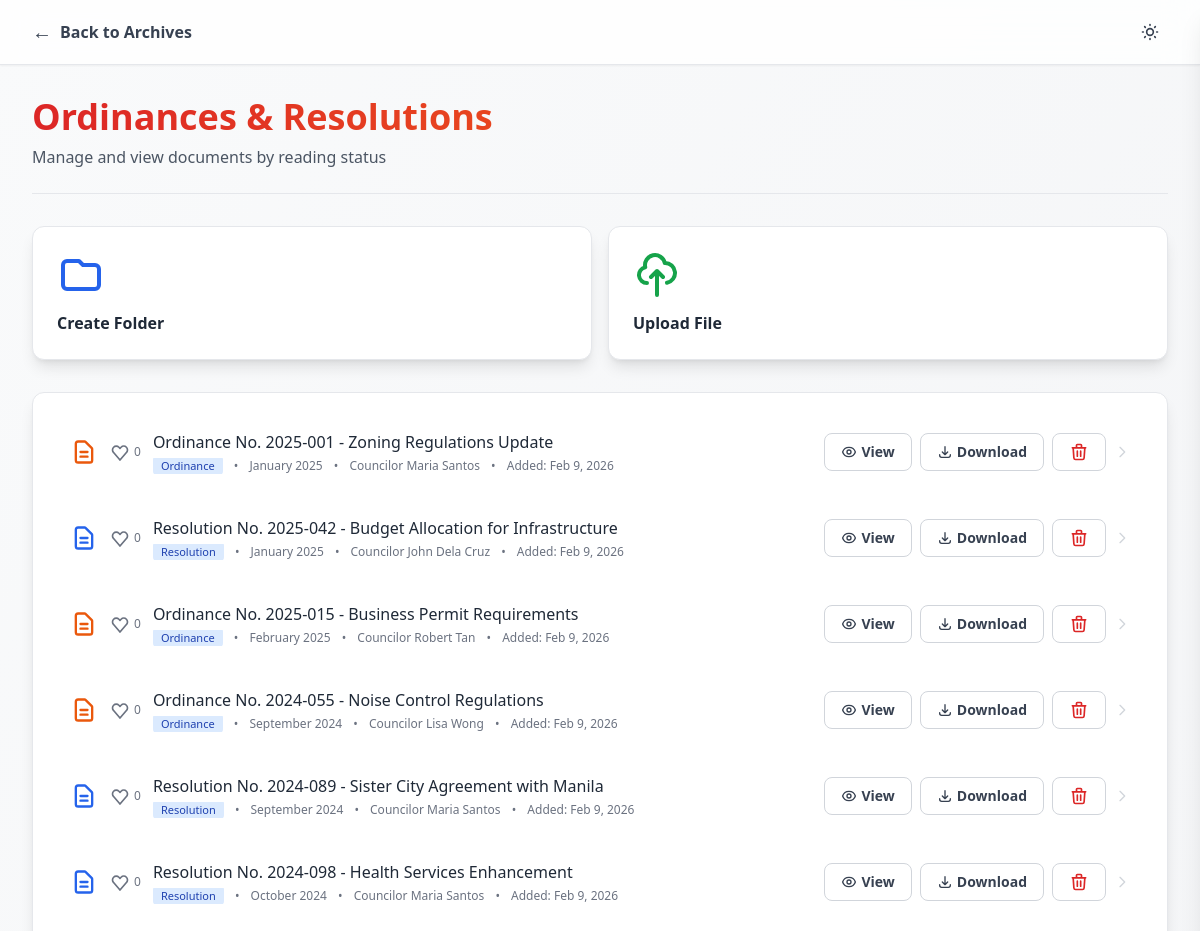
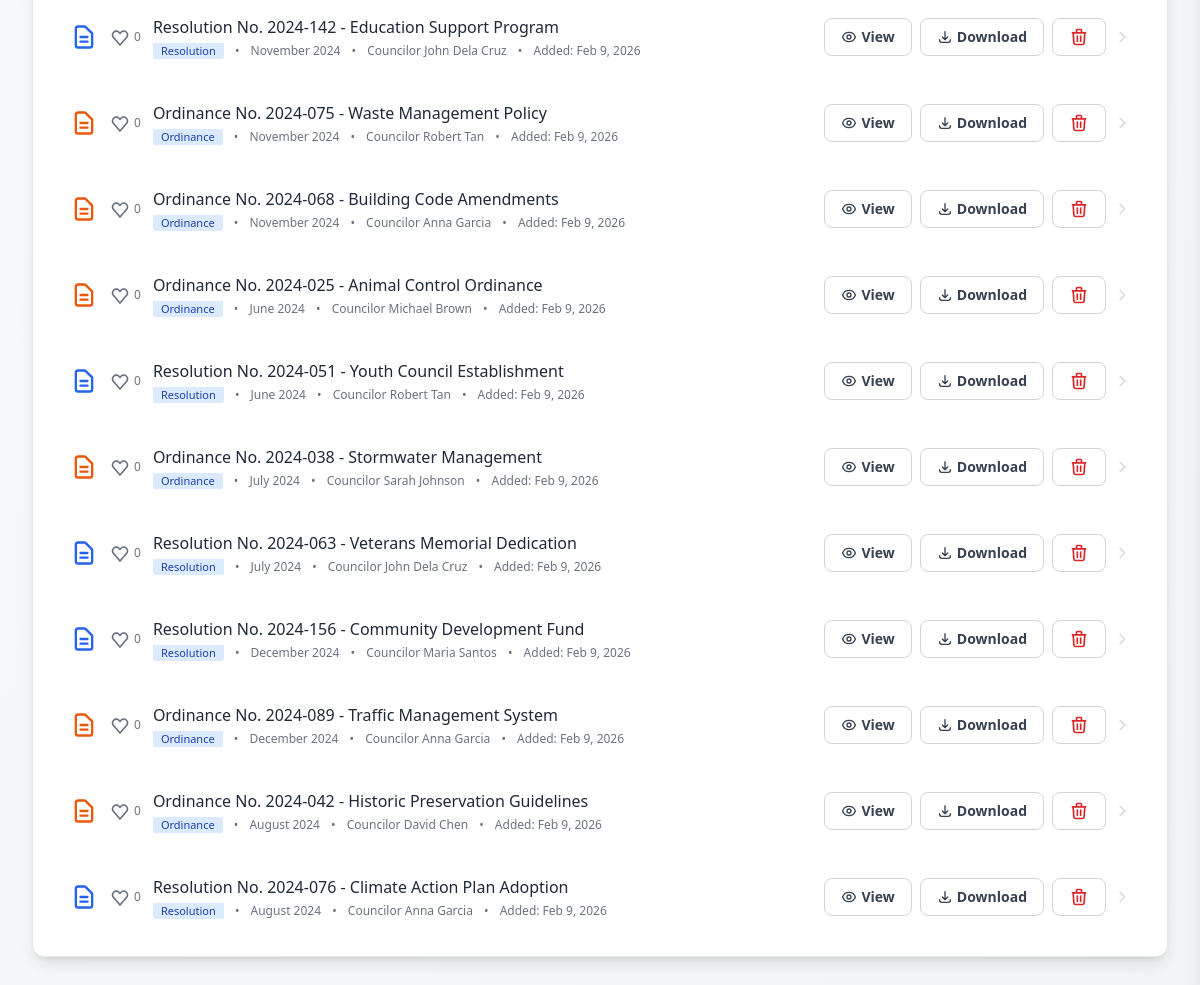
Screenshot of /ordinances-resolution.php with the database file from the repository (2 pictures, top to bottom).
### tables this page shows
CREATE TABLE legislative_records (
    id INT AUTO_INCREMENT PRIMARY KEY,
    title VARCHAR(255) NOT NULL,
    type VARCHAR(50) NOT NULL,
    month VARCHAR(20) NOT NULL,
    year YEAR NOT NULL,
    author VARCHAR(100) NOT NULL,
    file_path VARCHAR(255) NULL,
    created_at TIMESTAMP DEFAULT CURRENT_TIMESTAMP,
    last_accessed TIMESTAMP NULL
);

### ordinances-resolution.php (the view, shortened to what this page needs)
<?php
include 'authdatabase.php';
$sql = "SELECT id, title, type, month, year, author, created_at, last_accessed FROM legislative_records WHERE type IN ('Ordinance', 'Resolution') ORDER BY year DESC, month DESC, created_at DESC";
$result = $conn->query($sql);
$ordinance_resolution_records = [];
if ($result && $result->num_rows > 0) {
    while ($row = $result->fetch_assoc()) {
        $ordinance_resolution_records[] = $row;
    }
}
?>
<!DOCTYPE html>
<html lang="en" class="h-full">
<head>
    <script src="https://cdn.tailwindcss.com"></script>
</head>
<body class="min-h-screen bg-gradient-to-br from-gray-50 to-gray-100 dark:from-slate-900 dark:to-slate-800 text-gray-900 dark:text-gray-100 transition-colors duration-200">
    <header class="sticky top-0 z-50 bg-white/80 dark:bg-slate-900/80 backdrop-blur-lg border-b border-gray-200 dark:border-slate-700 shadow-sm">
        <div class="max-w-7xl mx-auto px-4 sm:px-6 lg:px-8">
            <div class="flex items-center justify-between h-16">
                <div class="flex items-center space-x-4">
                    <a href="archives-landing.php" class="flex items-center space-x-2 text-gray-700 dark:text-gray-300 hover:text-red-600 dark:hover:text-red-400 transition-colors">
                        <span class="text-xl">←</span>
                        <span class="font-semibold">Back to Archives</span>
                    </a>
                </div>
                <div class="flex items-center space-x-3">
                    <button id="themeToggle" class="p-2 rounded-lg hover:bg-gray-100 dark:hover:bg-slate-800 transition-colors" title="Toggle theme">
                    </button>
                </div>
            </div>
        </div>
    </header>
    <main class="max-w-7xl mx-auto px-4 sm:px-6 lg:px-8 py-8">
        <div class="mb-8 pb-6 border-b border-gray-200 dark:border-slate-700">
            <h1 class="text-4xl font-bold bg-gradient-to-r from-red-600 to-orange-500 bg-clip-text text-transparent mb-2">Ordinances & Resolutions</h1>
            <p class="text-gray-600 dark:text-gray-400">Manage and view documents by reading status</p>
        </div>
        <div class="grid grid-cols-1 sm:grid-cols-2 gap-4 mb-8">
            <div onclick="createFolder()" class="bg-white dark:bg-slate-800 rounded-xl shadow-lg border border-gray-200 dark:border-slate-700 p-6 hover:shadow-xl transition-all cursor-pointer group">
                <div class="mb-3 group-hover:scale-110 transition-transform">
                    <svg class="w-12 h-12 text-blue-600 dark:text-blue-400" fill="none" stroke="currentColor" viewBox="0 0 24 24">
                        <path stroke-linecap="round" stroke-linejoin="round" stroke-width="2" d="M3 7v10a2 2 0 002 2h14a2 2 0 002-2V9a2 2 0 00-2-2h-6l-2-2H5a2 2 0 00-2 2z" />
                    </svg>
                </div>
                <div class="font-semibold text-gray-800 dark:text-gray-200">Create Folder</div>
            </div>
            <div onclick="uploadFile()" class="bg-white dark:bg-slate-800 rounded-xl shadow-lg border border-gray-200 dark:border-slate-700 p-6 hover:shadow-xl transition-all cursor-pointer group">
                <div class="mb-3 group-hover:scale-110 transition-transform">
                    <svg class="w-12 h-12 text-green-600 dark:text-green-400" fill="none" stroke="currentColor" viewBox="0 0 24 24">
                        <path stroke-linecap="round" stroke-linejoin="round" stroke-width="2" d="M7 16a4 4 0 01-.88-7.903A5 5 0 1115.9 6L16 6a5 5 0 011 9.9M15 13l-3-3m0 0l-3 3m3-3v12" />
                    </svg>
                </div>
                <div class="font-semibold text-gray-800 dark:text-gray-200">Upload File</div>
            </div>
        </div>
        <div class="bg-white dark:bg-slate-800 rounded-xl shadow-lg border border-gray-200 dark:border-slate-700 p-6">
            <div id="filesList" class="space-y-4">
                <?php if (empty($ordinance_resolution_records)): ?>
                    <div class="text-center py-12">
                        <svg class="w-16 h-16 mx-auto mb-4 text-gray-400 dark:text-gray-600" fill="none" stroke="currentColor" viewBox="0 0 24 24">
                            <path stroke-linecap="round" stroke-linejoin="round" stroke-width="2" d="M9 12h6m-6 4h6m2 5H7a2 2 0 01-2-2V5a2 2 0 012-2h5.586a1 1 0 01.707.293l5.414 5.414a1 1 0 01.293.707V19a2 2 0 01-2 2z" />
                        </svg>
                        <div class="text-xl font-semibold text-gray-800 dark:text-gray-200 mb-2">No Ordinances or Resolutions Found</div>
                        <div class="text-gray-600 dark:text-gray-400">Documents will appear here once uploaded</div>
                    </div>
                <?php else: ?>
                    <?php foreach ($ordinance_resolution_records as $record): ?>
                        <div data-id="<?php echo $record['id']; ?>" class="flex items-center space-x-3 p-3 hover:bg-gray-50 dark:hover:bg-slate-700 transition-colors rounded-md border border-transparent hover:border-gray-100 dark:hover:border-slate-600">
                            <div class="flex-shrink-0">
                                <?php if ($record['type'] === 'Ordinance'): ?>
                                    <svg class="w-7 h-7 text-orange-600 dark:text-orange-400" fill="none" stroke="currentColor" viewBox="0 0 24 24">
                                        <path stroke-linecap="round" stroke-linejoin="round" stroke-width="2" d="M9 12h6m-6 4h6m2 5H7a2 2 0 01-2-2V5a2 2 0 012-2h5.586a1 1 0 01.707.293l5.414 5.414a1 1 0 01.293.707V19a2 2 0 01-2 2z" />
                                    </svg>
                                <?php else: ?>
                                    <svg class="w-7 h-7 text-blue-600 dark:text-blue-400" fill="none" stroke="currentColor" viewBox="0 0 24 24">
                                        <path stroke-linecap="round" stroke-linejoin="round" stroke-width="2" d="M9 12h6m-6 4h6m2 5H7a2 2 0 01-2-2V5a2 2 0 012-2h5.586a1 1 0 01.707.293l5.414 5.414a1 1 0 01.293.707V19a2 2 0 01-2 2z" />
                                    </svg>
                                <?php endif; ?>
                            </div>
                            <button class="likeBtn flex items-center text-sm text-gray-500 dark:text-gray-300 hover:text-red-600 transition-colors" data-id="<?php echo $record['id']; ?>" title="Like">
                                <svg class="w-5 h-5 mr-1" viewBox="0 0 24 24" fill="none" stroke="currentColor">
                                    <path stroke-linecap="round" stroke-linejoin="round" stroke-width="2" d="M4.318 6.318a4.5 4.5 0 016.364 0L12 7.636l1.318-1.318a4.5 4.5 0 116.364 6.364L12 21.682 4.318 12.682a4.5 4.5 0 010-6.364z" />
                                </svg>
                                <span class="likeCount text-xs">0</span>
                            </button>
                            <div class="flex-1 min-w-0">
                                <div class="font-medium text-gray-800 dark:text-gray-200 truncate"><?php echo htmlspecialchars($record['title']); ?></div>
                                <div class="text-xs text-gray-500 dark:text-gray-400 mt-1 truncate">
                                    <span class="px-2 py-0.5 bg-blue-100 dark:bg-blue-900/30 text-blue-800 dark:text-blue-300 rounded text-[11px]"><?php echo htmlspecialchars($record['type']); ?></span>
                                    <span class="mx-2">•</span>
                                    <span><?php echo htmlspecialchars($record['month'] . ' ' . $record['year']); ?></span>
                                    <span class="mx-2">•</span>
                                    <span><?php echo htmlspecialchars($record['author']); ?></span>
                                    <span class="mx-2">•</span>
                                    <span>Added: <?php echo date('M j, Y', strtotime($record['created_at'])); ?></span>
                                </div>
                            </div>
                            <div class="flex items-center space-x-2">
                                <button onclick="openSideViewerServer(<?php echo $record['id']; ?>, '<?php echo addslashes(htmlspecialchars($record['title'])); ?>', '<?php echo addslashes(htmlspecialchars($record['type'])); ?>', '<?php echo addslashes(htmlspecialchars($record['month'])); ?>', '<?php echo addslashes(htmlspecialchars($record['year'])); ?>', '<?php echo addslashes(htmlspecialchars($record['author'])); ?>', '<?php echo addslashes(htmlspecialchars($record['created_at'])); ?>', '<?php echo addslashes(htmlspecialchars($record['last_accessed'] ?? '')); ?>')" class="px-4 py-2 text-sm font-semibold text-gray-700 dark:text-gray-300 bg-white dark:bg-slate-700 border border-gray-300 dark:border-slate-600 rounded-lg hover:bg-gray-50 dark:hover:bg-slate-600 transition-colors flex items-center space-x-1" title="View">
                            <span>View</span>
                                </button>
                                <button onclick="openDownloadPopup(<?php echo $record['id']; ?>, '<?php echo addslashes(htmlspecialchars($record['title'])); ?>', '<?php echo addslashes(htmlspecialchars($record['type'])); ?>', '<?php echo addslashes(htmlspecialchars($record['month'])); ?>', '<?php echo addslashes(htmlspecialchars($record['year'])); ?>', '<?php echo addslashes(htmlspecialchars($record['author'])); ?>')" class="px-4 py-2 text-sm font-semibold text-gray-700 dark:text-gray-300 bg-white dark:bg-slate-700 border border-gray-300 dark:border-slate-600 rounded-lg hover:bg-gray-50 dark:hover:bg-slate-600 transition-colors flex items-center space-x-1" title="Download">
                                    <svg class="w-4 h-4" fill="none" stroke="currentColor" viewBox="0 0 24 24"><path stroke-linecap="round" stroke-linejoin="round" stroke-width="2" d="M4 16v1a3 3 0 003 3h10a3 3 0 003-3v-1m-4-4l-4 4m0 0l-4-4m4 4V4" /></svg>
                            <span>Download</span>
                                </button>
                                <button onclick="openDeleteConfirm(<?php echo $record['id']; ?>, '<?php echo addslashes(htmlspecialchars($record['title'])); ?>')" class="px-4 py-2 text-sm font-semibold text-gray-700 dark:text-gray-300 bg-white dark:bg-slate-700 border border-gray-300 dark:border-slate-600 rounded-lg hover:bg-gray-50 dark:hover:bg-slate-600 transition-colors flex items-center space-x-1" title="Delete">
                                     <svg class="w-5 h-5 text-red-600 dark:text-red-400" fill="none" stroke="currentColor" viewBox="0 0 24 24">
                                <path stroke-linecap="round" stroke-linejoin="round" stroke-width="2" d="M19 7l-.867 12.142A2 2 0 0116.138 21H7.862a2 2 0 01-1.995-1.858L5 7m5 4v6m4-6v6m1-10V4a1 1 0 00-1-1h-4a1 1 0 00-1 1v3M4 7h16" />
                            </svg>
                                </button>
                                <svg class="w-4 h-4 text-gray-300" viewBox="0 0 24 24" fill="none" stroke="currentColor">
                                    <path stroke-linecap="round" stroke-linejoin="round" stroke-width="2" d="M9 5l7 7-7 7" />
                                </svg>
                            </div>
                        </div>
                    <?php endforeach; ?>
                <?php endif; ?>
            </div>
        </div>
    </main>
</body>
</html>

### rows the page displays
legislative_records: title "Ordinance No. 2025-001 - Zoning Regulations Update", type "Ordinance", month+year "January 2025", author "Councilor Maria Santos", created_at "Feb 9, 2026"
legislative_records: title "Resolution No. 2025-042 - Budget Allocation for Infrastructure", type "Resolution", month+year "January 2025", author "Councilor John Dela Cruz", created_at "Feb 9, 2026"
legislative_records: title "Ordinance No. 2025-015 - Business Permit Requirements", type "Ordinance", month+year "February 2025", author "Councilor Robert Tan", created_at "Feb 9, 2026"
legislative_records: title "Ordinance No. 2024-055 - Noise Control Regulations", type "Ordinance", month+year "September 2024", author "Councilor Lisa Wong", created_at "Feb 9, 2026"
legislative_records: title "Resolution No. 2024-089 - Sister City Agreement with Manila", type "Resolution", month+year "September 2024", author "Councilor Maria Santos", created_at "Feb 9, 2026"
legislative_records: title "Resolution No. 2024-098 - Health Services Enhancement", type "Resolution", month+year "October 2024", author "Councilor Maria Santos", created_at "Feb 9, 2026"
legislative_records: title "Resolution No. 2024-142 - Education Support Program", type "Resolution", month+year "November 2024", author "Councilor John Dela Cruz", created_at "Feb 9, 2026"
legislative_records: title "Ordinance No. 2024-075 - Waste Management Policy", type "Ordinance", month+year "November 2024", author "Councilor Robert Tan", created_at "Feb 9, 2026"
legislative_records: title "Ordinance No. 2024-068 - Building Code Amendments", type "Ordinance", month+year "November 2024", author "Councilor Anna Garcia", created_at "Feb 9, 2026"
legislative_records: title "Ordinance No. 2024-025 - Animal Control Ordinance", type "Ordinance", month+year "June 2024", author "Councilor Michael Brown", created_at "Feb 9, 2026"
legislative_records: title "Resolution No. 2024-051 - Youth Council Establishment", type "Resolution", month+year "June 2024", author "Councilor Robert Tan", created_at "Feb 9, 2026"
legislative_records: title "Ordinance No. 2024-038 - Stormwater Management", type "Ordinance", month+year "July 2024", author "Councilor Sarah Johnson", created_at "Feb 9, 2026"
legislative_records: title "Resolution No. 2024-063 - Veterans Memorial Dedication", type "Resolution", month+year "July 2024", author "Councilor John Dela Cruz", created_at "Feb 9, 2026"
legislative_records: title "Resolution No. 2024-156 - Community Development Fund", type "Resolution", month+year "December 2024", author "Councilor Maria Santos", created_at "Feb 9, 2026"
legislative_records: title "Ordinance No. 2024-089 - Traffic Management System", type "Ordinance", month+year "December 2024", author "Councilor Anna Garcia", created_at "Feb 9, 2026"
legislative_records: title "Ordinance No. 2024-042 - Historic Preservation Guidelines", type "Ordinance", month+year "August 2024", author "Councilor David Chen", created_at "Feb 9, 2026"
legislative_records: title "Resolution No. 2024-076 - Climate Action Plan Adoption", type "Resolution", month+year "August 2024", author "Councilor Anna Garcia", created_at "Feb 9, 2026"
